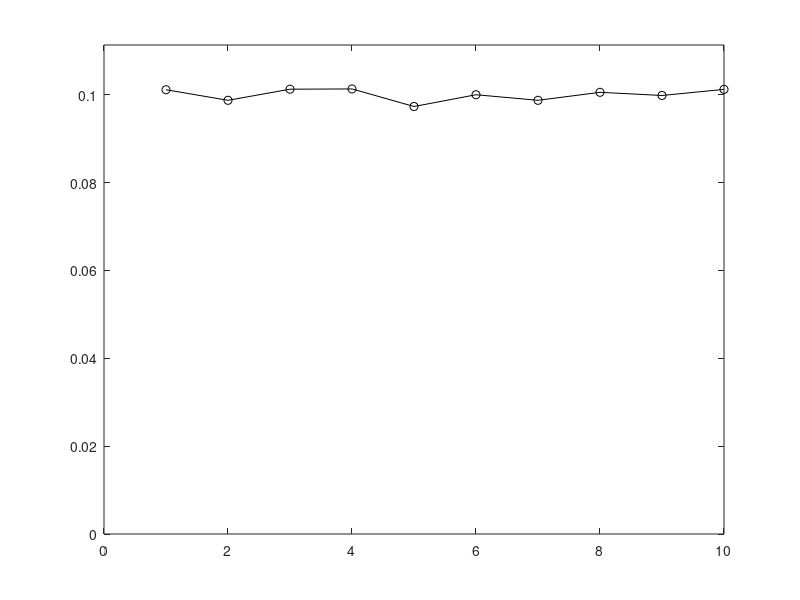

Write the MATLAB code that produced this figure. (Note: this script raises an error after producing the figure.)
b=10; a=1; % b= upper bound; a= lower bound (inclusive)'
Stats=100000; % sample size to generate
r1=rand(Stats,1); 
% r2=floor(10*r1)+1; 
r2 = randi(10, Stats, 1);
mean(r2)
var(r2)
std(r2)
[hy,hx]=hist(r2, 1:10); % hist generates histogram in bins 1,2,3...,10
% hy - number of counts in each bin; hx - coordinates of bins
p_f=hy./sum(hy); % normalize counts to add up to 1
figure; plot(hx,p_f, 'ko-'); ylim([0, max(p_f)+0.01]); % plot the PMF
hold on; histogram(r2, 'normalization', 'pdf');





